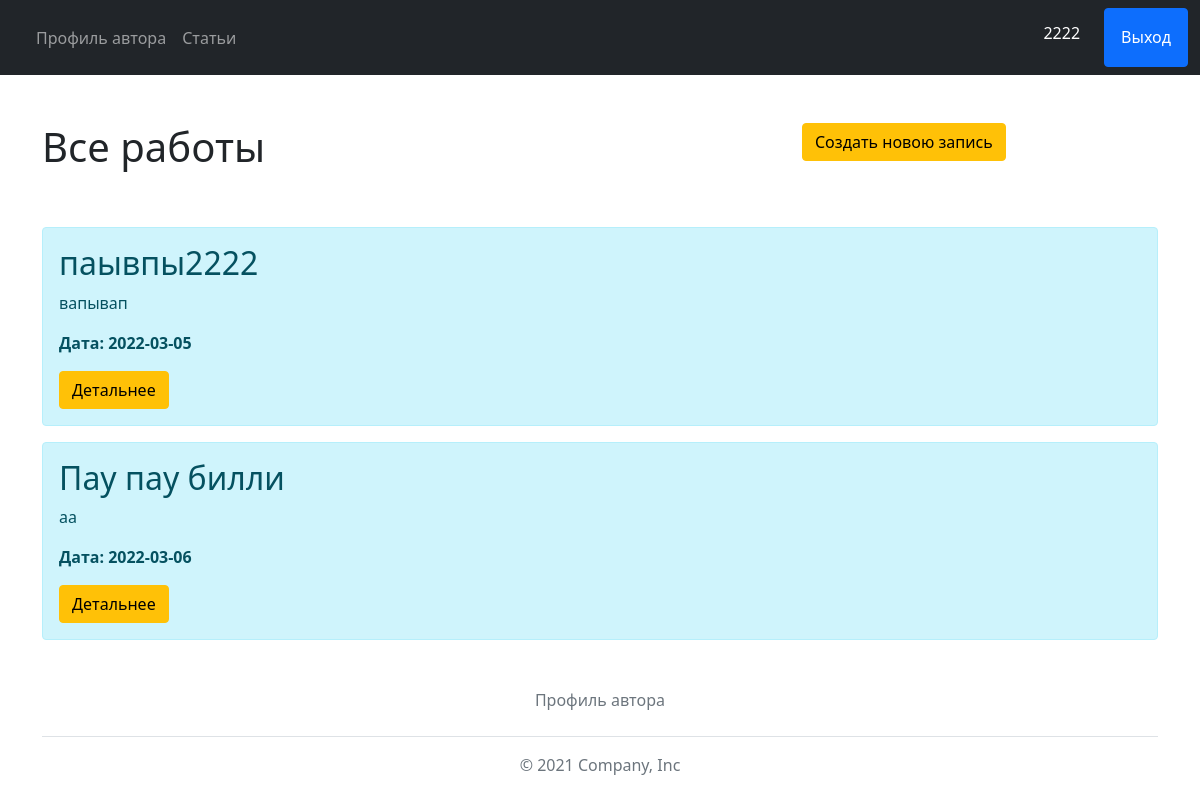
The page /posts (signed in) on the database its author committed.
### data/users.py (models this page shows, shortened)
class User(SqlAlchemyBase):
    __tablename__ = 'users'
    id = sqlalchemy.Column(sqlalchemy.Integer, primary_key=True)
    name = sqlalchemy.Column(sqlalchemy.String(128), unique=True)
    login = sqlalchemy.Column(sqlalchemy.String(128), nullable=False, unique=True)
    password = sqlalchemy.Column(sqlalchemy.String(255), nullable=False)
    news = orm.relation("Admin", back_populates='user')
    def get_id(self):
        return str(self.id)

### data/article.py (models this page shows)
class Article(SqlAlchemyBase):
    __tablename__ = 'articles'
    id = sqlalchemy.Column(sqlalchemy.Integer, primary_key=True)
    title = sqlalchemy.Column(sqlalchemy.String(50), nullable=False)
    intro = sqlalchemy.Column(sqlalchemy.String(200), nullable=False)
    text = sqlalchemy.Column(sqlalchemy.Text, nullable=False)
    date = sqlalchemy.Column(sqlalchemy.DateTime, default=datetime.datetime.now())

### app.py (the view)
@app.route('/posts')
def posts():
    article = Article()
    articles = db_sess.query(Article).all()
    print(articles)
    return render_template("posts.html", articles=articles, check_admin=check_admin())

### app.py (called while the page is built)
def check_admin():
    id = current_user.get_id()
    check = db_sess.query(Admin).filter(Admin.user_id == id).first()
    if check != None:
        return True
    else:
        return False

@manager.user_loader
def load_user(user_id):
    return db_sess.query(User).get(int(user_id))

@app.after_request
def redirect_to_signin(response):
    if response.status_code == 404:
        return redirect(url_for('login_page') + "?next" + request.url)
    return response

@app.context_processor
def any_data_processor():
    if current_user.is_authenticated:
        id = current_user.get_id()
        user = db_sess.query(User).filter(User.id == id).first()
        name = user.name
        return dict(user_aunt=name, check_admin=True)
    else:
        return dict(user_aunt="None")

@app.teardown_appcontext
def shutdown_session(exception=None):
    db_sess.close()

### templates/posts.html (shortened to what this page needs)
{% extends "base.html" %}
{% block body %}
<div class="container mt-5">
<div class="row">
    <div class="col-md-8">
        <h1>Все работы</h1>
    </div>
    <div class="col-md-4 col-md-offset-4">
        {% if check_admin == True%}
        <a class="btn btn-warning" href="/create-article">Создать новою запись</a>
        {%endif%}
    </div>
</div>
</div>
<div class="container mt-5">
    {%if articles|length > 0 %}
        {%for el in articles %}
            <div class="alert alert-info">
                <h2>
                    {{ el.title }}
                </h2>
                <p>
                    {{el.intro}}
                </p>
                <p><b>Дата: {{ el.date.date() }}</b></p>
                <a href="/posts/{{ el.id }}" class="btn btn-warning">Детальнее</a>
            </div>
        {% endfor%}
    {%else%}
        <p>У нас еще нет статей на этом сайие</p>`
    {%endif%}
</div>
{% endblock %}

### templates/base.html (shortened to what this page needs)
<!doctype html>
<html lang="ru">
<head>
    <link rel="stylesheet" href="{{ url_for('static', filename='css/main.css') }}"/>
    <link rel="stylesheet" href="https://cdn.jsdelivr.net/npm/bootstrap@5.1.3/dist/css/bootstrap.min.css"
>
</head>
<body>
<nav class="navbar navbar-expand navbar-dark bg-dark" aria-label="Second navbar example">
    <div class="container-fluid">
        <div class="collapse navbar-collapse" id="navbarsExample02">
            <ul class="navbar-nav me-auto">
                <li class="nav-item">
                    <a class="nav-link" href="/profile">Профиль автора</a>
                </li>
                <li class="nav-item">
                    <a class="nav-link" href="/posts">Статьи</a>
                </li>
            </ul>
            <div class="-grid gap-2 d-md-flex justify-content-md-end">
                {% if user_aunt != "None" %}
                <p class="text-white h6 p-3">{{user_aunt}}</p>
                <a href="/logout" type="button" class="btn btn-primary p-3">Выход</a>
                {%else%}
                    <a href="/login" type="button" class="btn btn-outline-primary me-2">Вход</a>
                {% endif%}
            </div>
        </div>
    </div>
</nav>
{% block body%}{% endblock %}
<div class="container">
    <footer class="py-3 my-4">
        <ul class="nav justify-content-center border-bottom pb-3 mb-3">
            <li class="nav-item"><a href="/profile" class="nav-link px-2 text-muted">Профиль автора</a></li>
        </ul>
        <p class="text-center text-muted">© 2021 Company, Inc</p>
    </footer>
</div>
</body>
</html>

### rows shown on the page
User: name "2222"
Article: title "паывпы2222", intro "вапывап", date "2022-03-05"
Article: title "Пау пау билли", intro "аа", date "2022-03-06"
